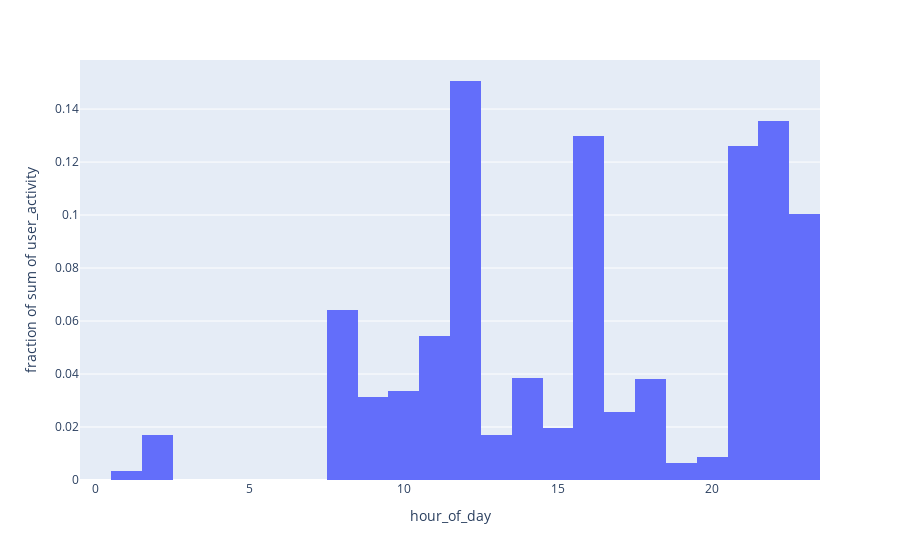

The cell this chart's notebook holds for it:
### Markdown cell above
## Activeness of User 0 over a day
From this histogram we can track user's sleep activity.

We observe that there is no or rare activity from 00:00 untill 08:00, therefore it might be user's sleep time. Also the user is highly active during midday, dayend and until night.

### Code cell
fig = px.histogram(df_grp2_user0, x="hour_of_day", y='user_activity', nbins=24, histnorm='probability', title='Activeness of User 0 over hour of day')
fig.show()

### Figure 1 — Plotly figure (JSON) as saved in the notebook; plotly's stock layout.template omitted (floating-point values rounded to 4 significant figures)
{"data": [{"alignmentgroup": "True", "bingroup": "x", "histfunc": "sum", "histnorm": "probability", "hovertemplate": "hour_of_day=%{x}<br>fraction of sum of user_activity=%{y}<extra></extra>", "legendgroup": "", "marker": {"color": "#636efa"}, "name": "", "nbinsx": 24, "offsetgroup": "", "orientation": "v", "showlegend": false, "type": "histogram", "x": [13, 14, 15, 16, 18, 8, 9, 10, 12, 21, 22, 23, 0, 11, 19, 20, 17, 7, 1, 2, 3, 4, 5], "xaxis": "x", "y": [525200000000.0, 1181000000000.0, 599600000000.0, 3971000000000.0, 1161000000000.0, 1961000000000.0, 953400000000.0, 1029000000000.0, 4609000000000.0, 3855000000000.0, 4149000000000.0, 3076000000000.0, 45200.0, 1659000000000.0, 196900000000.0, 263000000000.0, 785900000000.0, 1997.0, 105000000000.0, 525100000000.0, 1264.0, 0, 186.2], "yaxis": "y"}], "layout": {"barmode": "relative", "legend": {"tracegroupgap": 0}, "margin": {"t": 60}, "xaxis": {"anchor": "y", "domain": [0, 1], "title": {"text": "hour_of_day"}}, "yaxis": {"anchor": "x", "domain": [0, 1], "title": {"text": "fraction of sum of user_activity"}}}}
